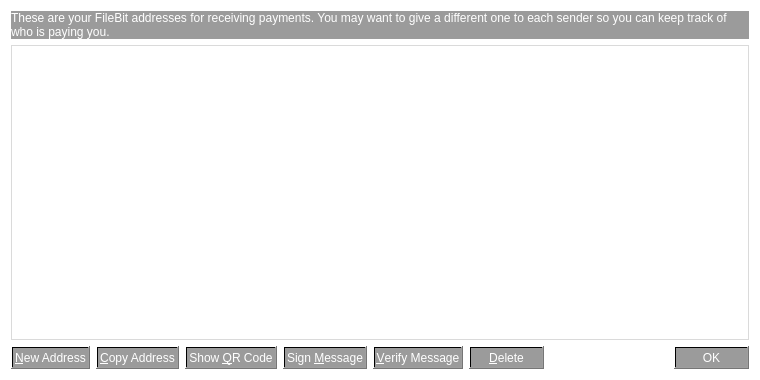
<?xml version="1.0" encoding="UTF-8"?>
<ui version="4.0">
 <class>AddressBookPage</class>
 <widget class="QWidget" name="AddressBookPage">
  <property name="geometry">
   <rect>
    <x>0</x>
    <y>0</y>
    <width>760</width>
    <height>380</height>
   </rect>
  </property>
  <property name="windowTitle">
   <string>Address Book</string>
  </property>
  <property name="styleSheet">
   <string notr="true">background-color: qlineargradient(spread:pad, x1:0, y1:0, x2:1, y2:1, stop:0 rgba(252, 128, 128, 0), stop:1 rgba(255, 255, 255, 0));
color: rgb(0, 0, 0);</string>
  </property>
  <layout class="QVBoxLayout" name="verticalLayout">
   <item>
    <widget class="QLabel" name="labelExplanation">
     <property name="styleSheet">
      <string notr="true">background-color: qlineargradient(spread:pad, x1:0, y1:0, x2:1, y2:0, stop:0 rgba(0, 0, 0, 100), stop:1 rgba(0, 0, 0, 100));
color: rgb(255, 255, 255);</string>
     </property>
     <property name="text">
      <string>These are your FileBit addresses for receiving payments. You may want to give a different one to each sender so you can keep track of who is paying you.</string>
     </property>
     <property name="textFormat">
      <enum>Qt::PlainText</enum>
     </property>
     <property name="wordWrap">
      <bool>true</bool>
     </property>
    </widget>
   </item>
   <item>
    <widget class="QTableView" name="tableView">
     <property name="contextMenuPolicy">
      <enum>Qt::CustomContextMenu</enum>
     </property>
     <property name="toolTip">
      <string>Double-click to edit address or label</string>
     </property>
     <property name="styleSheet">
      <string notr="true">
background-color: rgb(255, 255, 255, 160);

color: rgb(0, 0, 0);</string>
     </property>
     <property name="tabKeyNavigation">
      <bool>false</bool>
     </property>
     <property name="alternatingRowColors">
      <bool>true</bool>
     </property>
     <property name="selectionMode">
      <enum>QAbstractItemView::SingleSelection</enum>
     </property>
     <property name="selectionBehavior">
      <enum>QAbstractItemView::SelectRows</enum>
     </property>
     <property name="sortingEnabled">
      <bool>true</bool>
     </property>
     <attribute name="verticalHeaderVisible">
      <bool>false</bool>
     </attribute>
    </widget>
   </item>
   <item>
    <layout class="QHBoxLayout" name="horizontalLayout">
     <item>
      <widget class="QPushButton" name="newAddressButton">
       <property name="toolTip">
        <string>&lt;html&gt;&lt;head/&gt;&lt;body&gt;&lt;p&gt;&lt;span style=&quot; color:#020202;&quot;&gt;Create a new address&lt;/span&gt;&lt;/p&gt;&lt;/body&gt;&lt;/html&gt;</string>
       </property>
       <property name="styleSheet">
        <string notr="true">background-color: qlineargradient(spread:pad, x1:0, y1:0, x2:1, y2:0, stop:0 rgba(0, 0, 0, 100), stop:1 rgba(0, 0, 0, 100));
color: rgb(255, 255, 255);</string>
       </property>
       <property name="text">
        <string>&amp;New Address</string>
       </property>
       <property name="icon">
        <iconset resource="../bitcoin.qrc">
         <normaloff>:/icons/add</normaloff>:/icons/add</iconset>
       </property>
      </widget>
     </item>
     <item>
      <widget class="QPushButton" name="copyToClipboard">
       <property name="toolTip">
        <string>&lt;html&gt;&lt;head/&gt;&lt;body&gt;&lt;p&gt;&lt;span style=&quot; color:#020202;&quot;&gt;Copy the currently selected address to the system clipboard&lt;/span&gt;&lt;/p&gt;&lt;/body&gt;&lt;/html&gt;</string>
       </property>
       <property name="styleSheet">
        <string notr="true">background-color: qlineargradient(spread:pad, x1:0, y1:0, x2:1, y2:0, stop:0 rgba(0, 0, 0, 100), stop:1 rgba(0, 0, 0, 100));
color: rgb(255, 255, 255);</string>
       </property>
       <property name="text">
        <string>&amp;Copy Address</string>
       </property>
       <property name="icon">
        <iconset resource="../bitcoin.qrc">
         <normaloff>:/icons/editcopy</normaloff>:/icons/editcopy</iconset>
       </property>
      </widget>
     </item>
     <item>
      <widget class="QPushButton" name="showQRCode">
       <property name="styleSheet">
        <string notr="true">background-color: qlineargradient(spread:pad, x1:0, y1:0, x2:1, y2:0, stop:0 rgba(0, 0, 0, 100), stop:1 rgba(0, 0, 0, 100));
color: rgb(255, 255, 255);</string>
       </property>
       <property name="text">
        <string>Show &amp;QR Code</string>
       </property>
       <property name="icon">
        <iconset resource="../bitcoin.qrc">
         <normaloff>:/icons/qrcode</normaloff>:/icons/qrcode</iconset>
       </property>
      </widget>
     </item>
     <item>
      <widget class="QPushButton" name="signMessage">
       <property name="toolTip">
        <string>&lt;html&gt;&lt;head/&gt;&lt;body&gt;&lt;p&gt;&lt;span style=&quot; color:#020202;&quot;&gt;Sign a message to prove you own a FileBit address&lt;/span&gt;&lt;/p&gt;&lt;/body&gt;&lt;/html&gt;</string>
       </property>
       <property name="styleSheet">
        <string notr="true">background-color: qlineargradient(spread:pad, x1:0, y1:0, x2:1, y2:0, stop:0 rgba(0, 0, 0, 100), stop:1 rgba(0, 0, 0, 100));
color: rgb(255, 255, 255);</string>
       </property>
       <property name="text">
        <string>Sign &amp;Message</string>
       </property>
       <property name="icon">
        <iconset resource="../bitcoin.qrc">
         <normaloff>:/icons/edit</normaloff>:/icons/edit</iconset>
       </property>
      </widget>
     </item>
     <item>
      <widget class="QPushButton" name="verifyMessage">
       <property name="toolTip">
        <string>&lt;html&gt;&lt;head/&gt;&lt;body&gt;&lt;p&gt;&lt;span style=&quot; color:#020202;&quot;&gt;Verify a message to ensure it was signed with a specified FileBit address&lt;/span&gt;&lt;/p&gt;&lt;/body&gt;&lt;/html&gt;</string>
       </property>
       <property name="styleSheet">
        <string notr="true">background-color: qlineargradient(spread:pad, x1:0, y1:0, x2:1, y2:0, stop:0 rgba(0, 0, 0, 100), stop:1 rgba(0, 0, 0, 100));
color: rgb(255, 255, 255);</string>
       </property>
       <property name="text">
        <string>&amp;Verify Message</string>
       </property>
       <property name="icon">
        <iconset resource="../bitcoin.qrc">
         <normaloff>:/icons/transaction_0</normaloff>:/icons/transaction_0</iconset>
       </property>
      </widget>
     </item>
     <item>
      <widget class="QPushButton" name="deleteButton">
       <property name="toolTip">
        <string>&lt;html&gt;&lt;head/&gt;&lt;body&gt;&lt;p&gt;&lt;span style=&quot; color:#020202;&quot;&gt;Delete the currently selected address from the list&lt;/span&gt;&lt;/p&gt;&lt;/body&gt;&lt;/html&gt;</string>
       </property>
       <property name="styleSheet">
        <string notr="true">background-color: qlineargradient(spread:pad, x1:0, y1:0, x2:1, y2:0, stop:0 rgba(0, 0, 0, 100), stop:1 rgba(0, 0, 0, 100));
color: rgb(255, 255, 255);</string>
       </property>
       <property name="text">
        <string>&amp;Delete</string>
       </property>
       <property name="icon">
        <iconset resource="../bitcoin.qrc">
         <normaloff>:/icons/remove</normaloff>:/icons/remove</iconset>
       </property>
      </widget>
     </item>
     <item>
      <spacer name="horizontalSpacer">
       <property name="orientation">
        <enum>Qt::Horizontal</enum>
       </property>
       <property name="sizeHint" stdset="0">
        <size>
         <width>40</width>
         <height>20</height>
        </size>
       </property>
      </spacer>
     </item>
     <item>
      <widget class="QDialogButtonBox" name="buttonBox">
       <property name="sizePolicy">
        <sizepolicy hsizetype="Maximum" vsizetype="Fixed">
         <horstretch>0</horstretch>
         <verstretch>0</verstretch>
        </sizepolicy>
       </property>
       <property name="styleSheet">
        <string notr="true">background-color: qlineargradient(spread:pad, x1:0, y1:0, x2:1, y2:0, stop:0 rgba(0, 0, 0, 100), stop:1 rgba(0, 0, 0, 100));
color: rgb(255, 255, 255);</string>
       </property>
       <property name="standardButtons">
        <set>QDialogButtonBox::Ok</set>
       </property>
      </widget>
     </item>
    </layout>
   </item>
  </layout>
 </widget>
 <resources>
  <include location="../bitcoin.qrc"/>
 </resources>
 <connections/>
</ui>
